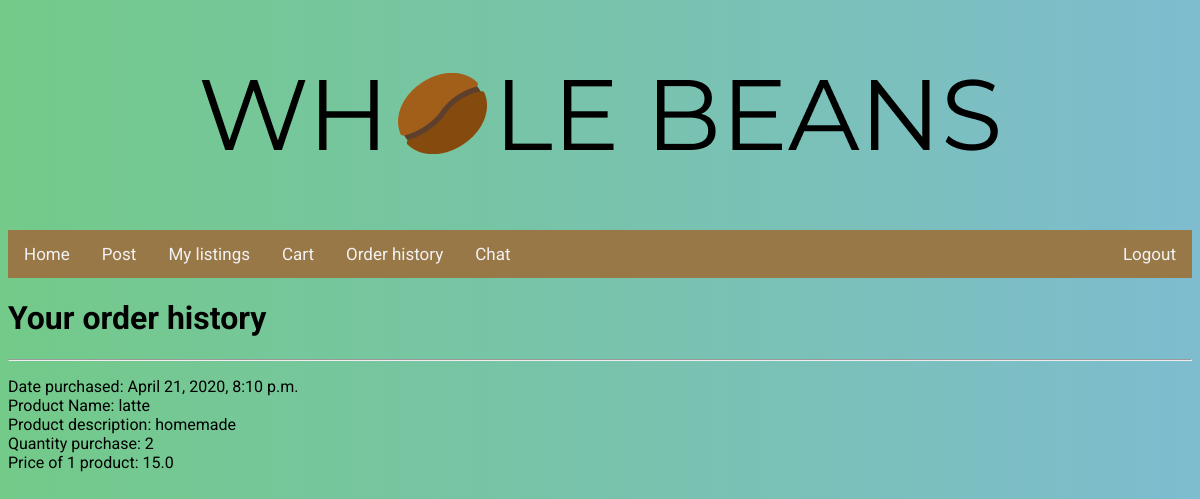
Page /purchaseHistory (signed in) on the committed database.
### post/models.py (models this page shows, shortened)
class History(models.Model):
    owner = models.ForeignKey(User, on_delete=models.CASCADE)
    time = models.DateTimeField(auto_now_add=True)
    productName = models.CharField(max_length=100)
    productDescription = models.CharField(max_length=1000)
    productPrice = models.FloatField()
    quantity = models.IntegerField()

### post/views.py (the view)
# urls.py: path('purchaseHistory', views.displayHistory, name='listOrderHistory'),
@login_required
def displayHistory(request):
    context = {}
    history = request.user.history_set.all()
    if not history:
        return HttpResponseNotFound('<h1>Page not found. Try ordering first!</h1>')
    history = history.order_by('-time')
    context['history'] = history
    return render(request, 'post/purchaseHistory.html', context)

### post/templates/post/purchaseHistory.html
{% include "./header.html" %}
<h1> Your order history </h1>
{% for h in history %}
    <hr>
<p>
    Date purchased: {{ h.time }} <br>
    Product Name: {{ h.productName }} <br>
    Product description: {{ h.productDescription }} <br>
    Quantity purchase: {{ h.quantity }} <br>
    Price of 1 product: {{ h.productPrice }} <br>
</p>
{% endfor %}

### rows in the picture
History: time "April 21, 2020, 8:10 p.m.", productName "latte", productDescription "homemade", quantity "2", productPrice "15.0"
